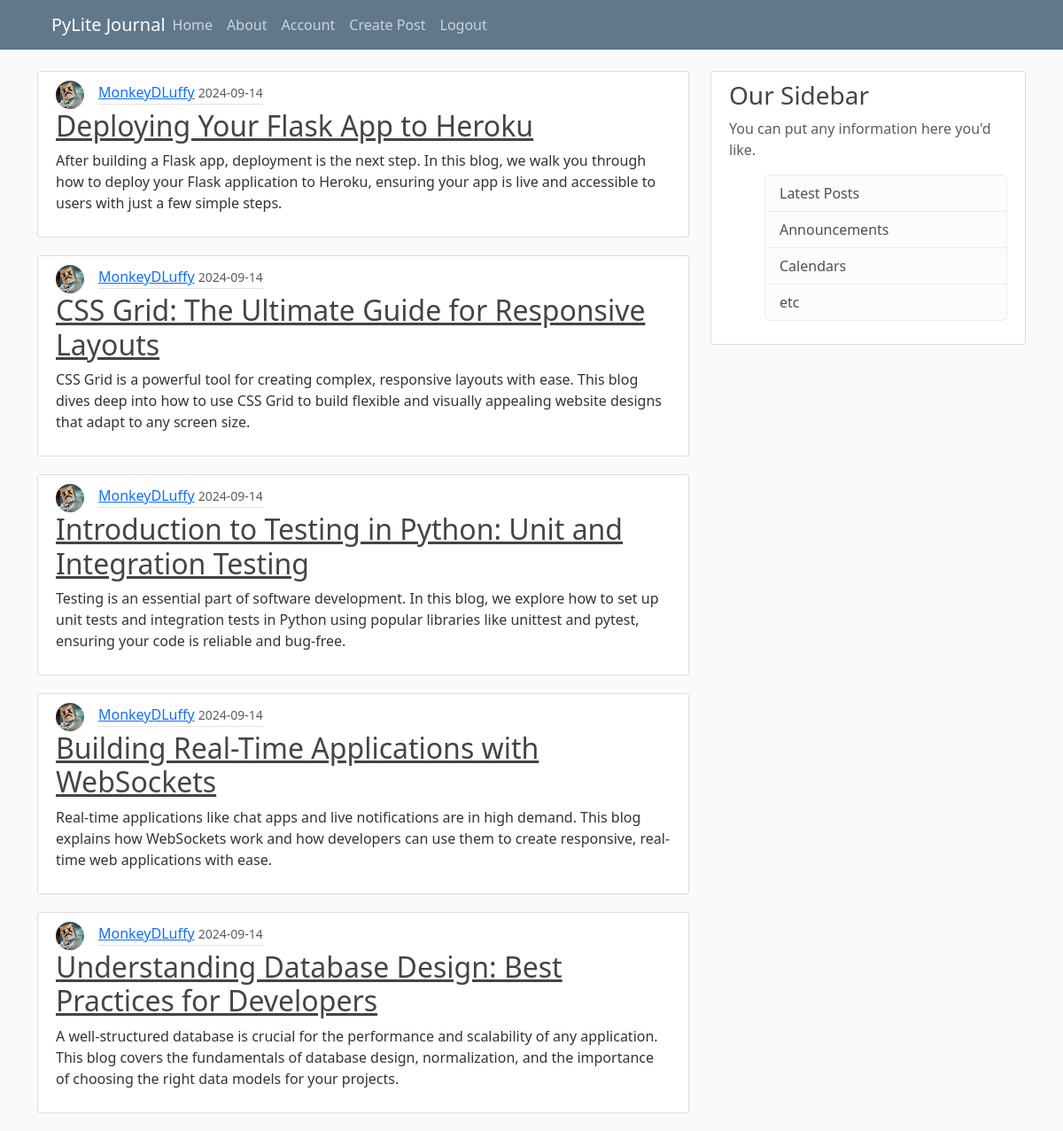
Screenshot of / (signed in) with the database file from the repository.
### flask_blog/models.py (models this page shows, shortened)
class Post(db.Model):
  id = db.Column(db.Integer, primary_key=True)
  title = db.Column(db.String(100), nullable=False)
  date = db.Column(db.DateTime, nullable=False, default=datetime.now)
  content = db.Column(db.Text, nullable=False)
  user_id = db.Column(db.Integer, db.ForeignKey('user.id'), nullable=False)

class User(db.Model, UserMixin):
  id = db.Column(db.Integer, primary_key=True)
  username = db.Column(db.String(20), unique=True, nullable=False)
  email = db.Column(db.String(120), unique=True, nullable=False)
  image_file = db.Column(db.String(20), nullable=False, default='default.jpg')
  password = db.Column(db.String(60), nullable=False)
  posts = db.relationship('Post', backref='author', lazy=True)

### flask_blog/routes.py (the view)
@app.route("/")
def home():
  page = request.args.get('page', 1, type=int)
  posts = Post.query.order_by(Post.date.desc()).paginate(page=page, per_page=5)
  return render_template('home.html', posts=posts, title='Home')

### flask_blog/models.py (called while the page is built)
@login_manager.user_loader
def load_user(user_id):
  return User.query.get(int(user_id))

### flask_blog/templates/home.html
{% extends "layout.html" %}
{% block content %}
  {% for post in posts %}
  <article class="media content-section">
    <div class="media-body">
      <div style="display: flex; align-items: center;">
        <img class="rounded-circle article-img"
          src="{{ url_for('static', filename='profile_pictures/' + post.author.image_file) }}" alt="" style="width: 2rem; height: 2rem;">
        <div class="article-metadata">
          <a class="mr-2" href="{{ url_for('post', post_id=post.id) }}">{{ post.author.username }}</a>
          <small class="text-muted">{{ post.date.strftime('%Y-%m-%d') }}</small>
        </div></div>
      <h2><a class="article-title" href="{{ url_for('post', post_id=post.id) }}">{{ post.title }}</a></h2>
      <p class="article-content">{{ post.content }}</p>
    </div>
  </article>
  {% endfor %}
{% endblock content %}

### flask_blog/static/main.css (style rules this page uses)
body { background: #fafafa; color: #333333; margin-top: 5rem; }
h1, h2, h3, h4, h5, h6 { color: #444444; }
.content-section { background: #ffffff; padding: 10px 20px; border: 1px solid #dddddd; border-radius: 3px; margin-bottom: 20px; }
.article-title { color: #444444; }
.article-content { white-space: pre-line; }
.article-img { height: 65px; width: 65px; margin-right: 16px; }
.article-metadata { padding-bottom: 1px; margin-bottom: 4px; border-bottom: 1px solid #e3e3e3 }

### rows the page displays
Post: image_file (picture), author.username "MonkeyDLuffy", date "2024-09-14", title "Deploying Your Flask App to Heroku", content "After building a Flask app, deployment is the next step. In this blog, we walk you through how to deploy your Flask application to Heroku, ensuring your app is live and accessible to users with just a few simple steps."
Post: image_file (picture), author.username "MonkeyDLuffy", date "2024-09-14", title "CSS Grid: The Ultimate Guide for Responsive Layouts", content "CSS Grid is a powerful tool for creating complex, responsive layouts with ease. This blog dives deep into how to use CSS Grid to build flexible and visually appealing website designs that adapt to any screen size."
Post: image_file (picture), author.username "MonkeyDLuffy", date "2024-09-14", title "Introduction to Testing in Python: Unit and Integration Testing", content "Testing is an essential part of software development. In this blog, we explore how to set up unit tests and integration tests in Python using popular libraries like unittest and pytest, ensuring your code is reliable and bug-free."
Post: image_file (picture), author.username "MonkeyDLuffy", date "2024-09-14", title "Building Real-Time Applications with WebSockets", content "Real-time applications like chat apps and live notifications are in high demand. This blog explains how WebSockets work and how developers can use them to create responsive, real-time web applications with ease."
Post: image_file (picture), author.username "MonkeyDLuffy", date "2024-09-14", title "Understanding Database Design: Best Practices for Developers", content "A well-structured database is crucial for the performance and scalability of any application. This blog covers the fundamentals of database design, normalization, and the importance of choosing the right data models for your projects."
